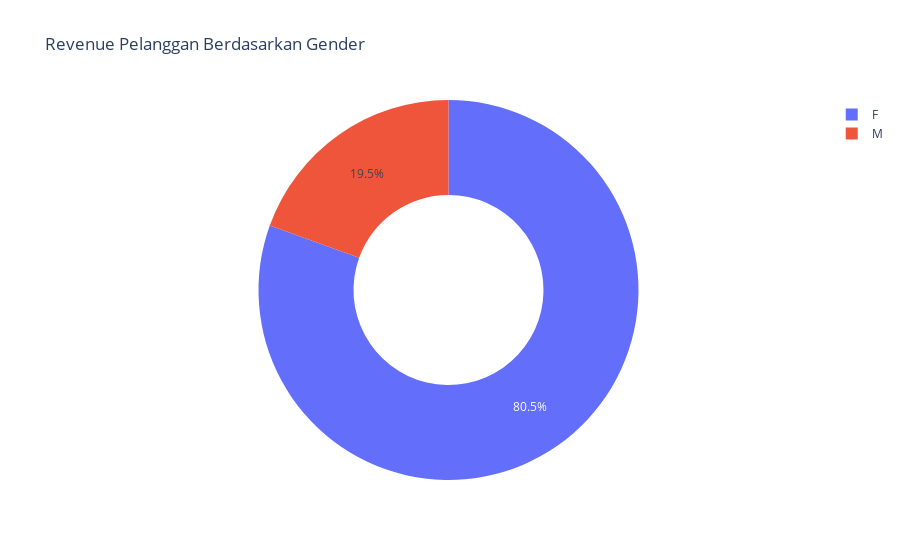

Write notebook code for a chart like this one.
### Code cell
import plotly.express as px
gambar = px.pie(df1, values='revenue', 
                names='gender', 
                hole=.5, 
                title='Revenue Pelanggan Berdasarkan Gender')
gambar.show()

### Figure 1 — Plotly figure (JSON) as saved in the notebook; plotly's stock layout.template omitted (floating-point values rounded to 4 significant figures)
{"data": [{"domain": {"x": [0, 1], "y": [0, 1]}, "hole": 0.5, "hovertemplate": "gender=%{label}<br>revenue=%{value}<extra></extra>", "labels": ["M", "F"], "legendgroup": "", "name": "", "showlegend": true, "type": "pie", "values": [3037, 12544]}], "layout": {"autosize": true, "legend": {"tracegroupgap": 0}, "title": {"text": "Revenue Pelanggan Berdasarkan Gender"}}}
